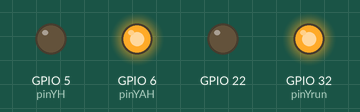
The sketch below on a simulated ESP32. Parts: output pins drawn as LEDs (lit = HIGH).

Above: at 0.1 s.
Timing chart, 0 to 1.6 s (numbered marks = the images above):
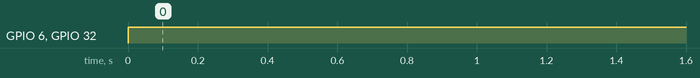

The sketch:

MoteurY.ino
```cpp
int pinYrun = 32;
int pinYH = 5;
int pinYAH = 6;


void setup() {
    Serial.begin(9600);
    pinMode(22, OUTPUT);
    pinMode(pinYrun, OUTPUT);
    pinMode(pinYH, OUTPUT);
    pinMode(pinYAH, OUTPUT);
}

void loop() {
  digitalWrite(22, LOW);
  digitalWrite(pinYrun, HIGH);
  digitalWrite(pinYH, LOW);
  digitalWrite(pinYAH, HIGH);

}
```

Measured:
- by itself, GPIO 6 (pinYAH), GPIO 32 (pinYrun): LOW → HIGH at 0.00 s
